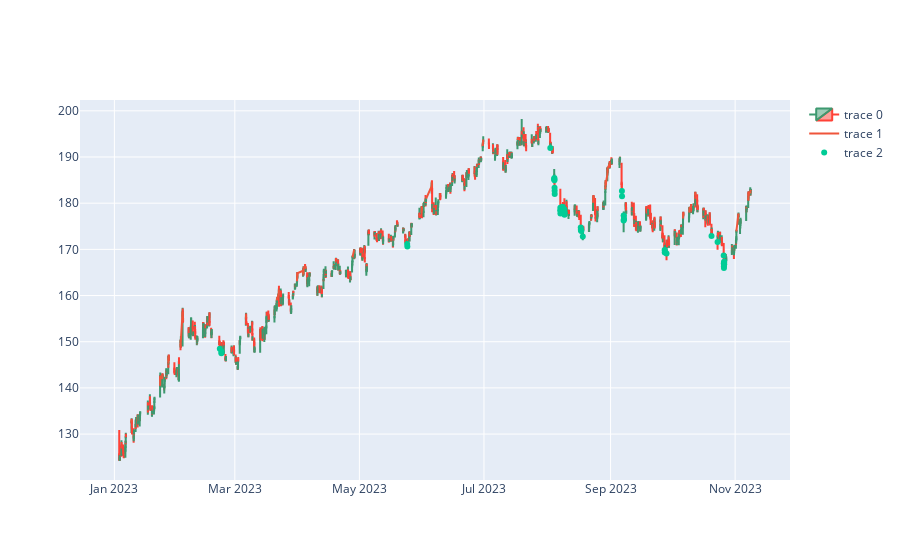
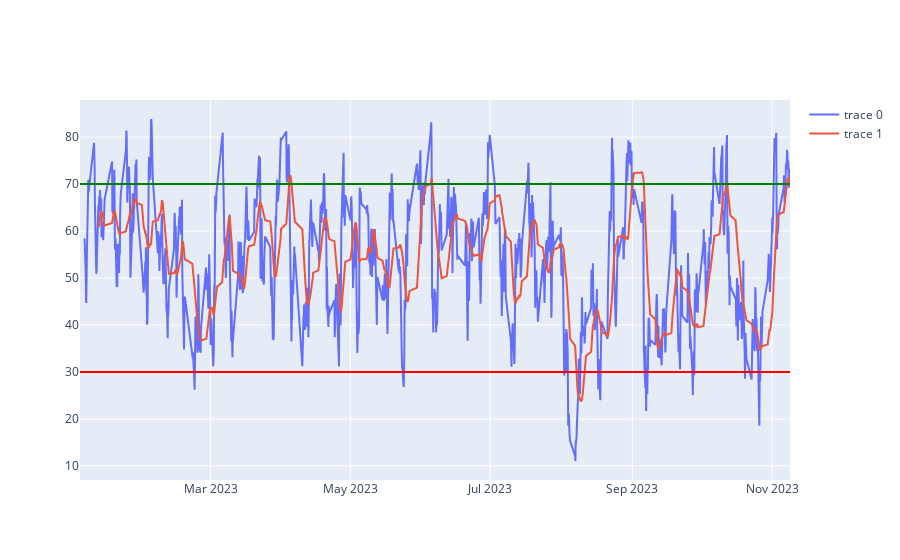

The cell these charts' notebook holds for them, in order:
### Code cell
fig = go.Figure(data=[go.Candlestick(x=df.index,
                open=df['Open'],
                high=df['High'],
                low=df['Low'],
                close=df['Close']),
                go.Scatter(x=df.index, y=long, mode="markers", marker=dict(symbol="arrow",size=15),),
                go.Scatter(x=df.index, y=short, mode="markers")
                ])
fig.update_layout(xaxis_rangeslider_visible=False)
fig.update_xaxes(
    rangebreaks=[
        dict(bounds=[17, 9], pattern="hour"), #hide hours outside of 9am-5pm
    ]
)
fig.update_xaxes(
    rangebreaks=[
        dict(bounds=["sat", "sun"]) #hide weekends
        #,dict(values=["2015-12-25", "2023-01-01"])  # hide Christmas and New Year's
    ]
)
fig.show()

fig = go.Figure([go.Scatter(x=df.index, y=rsi), go.Scatter(x=df.index, y=sma)])
fig.add_hline(y=70, line=dict(color='Green'))
fig.add_hline(y=30, line=dict(color='Red'))
#fig.update_xaxes(
#    rangebreaks=[
#        dict(bounds=["sat", "mon"]), #hide weekends
#        dict(values=["2015-12-25", "2016-01-01"])  # hide Christmas and New Year's
#    ]
#)
fig.update_xaxes(
    rangebreaks=[
        dict(bounds=[17, 9], pattern="hour"), #hide hours outside of 9am-5pm
    ]
)
fig.show()

### Figure 1 — Plotly figure (JSON) as saved in the notebook; plotly's stock layout.template omitted (floating-point values rounded to 4 significant figures; data arrays with more than 128 entries replaced by an {"elided": "..."} marker saying what was removed)
{"data": [{"close": {"elided": "1501 float values"}, "high": {"elided": "1501 float values"}, "low": {"elided": "1501 float values"}, "open": {"elided": "1501 float values"}, "type": "candlestick", "x": {"elided": "1501 str values"}}, {"marker": {"size": 15, "symbol": "arrow"}, "type": "scatter", "x": {"elided": "1501 str values"}, "y": {"elided": "1501 float values"}}, {"mode": "markers", "type": "scatter", "x": {"elided": "1501 str values"}, "y": {"elided": "1501 float values"}}], "layout": {"xaxis": {"rangebreaks": [{"bounds": ["sat", "sun"], "pattern": "hour"}], "rangeslider": {"visible": false}}}}

### Figure 2 — Plotly figure (JSON) as saved in the notebook; plotly's stock layout.template omitted (floating-point values rounded to 4 significant figures; data arrays with more than 128 entries replaced by an {"elided": "..."} marker saying what was removed)
{"data": [{"type": "scatter", "x": {"elided": "1501 str values"}, "y": {"elided": "1501 float values"}}, {"type": "scatter", "x": {"elided": "1501 str values"}, "y": {"elided": "1501 float values"}}], "layout": {"shapes": [{"line": {"color": "Green"}, "type": "line", "x0": 0, "x1": 1, "xref": "x domain", "y0": 70, "y1": 70, "yref": "y"}, {"line": {"color": "Red"}, "type": "line", "x0": 0, "x1": 1, "xref": "x domain", "y0": 30, "y1": 30, "yref": "y"}], "xaxis": {"rangebreaks": [{"bounds": [17, 9], "pattern": "hour"}]}}}
